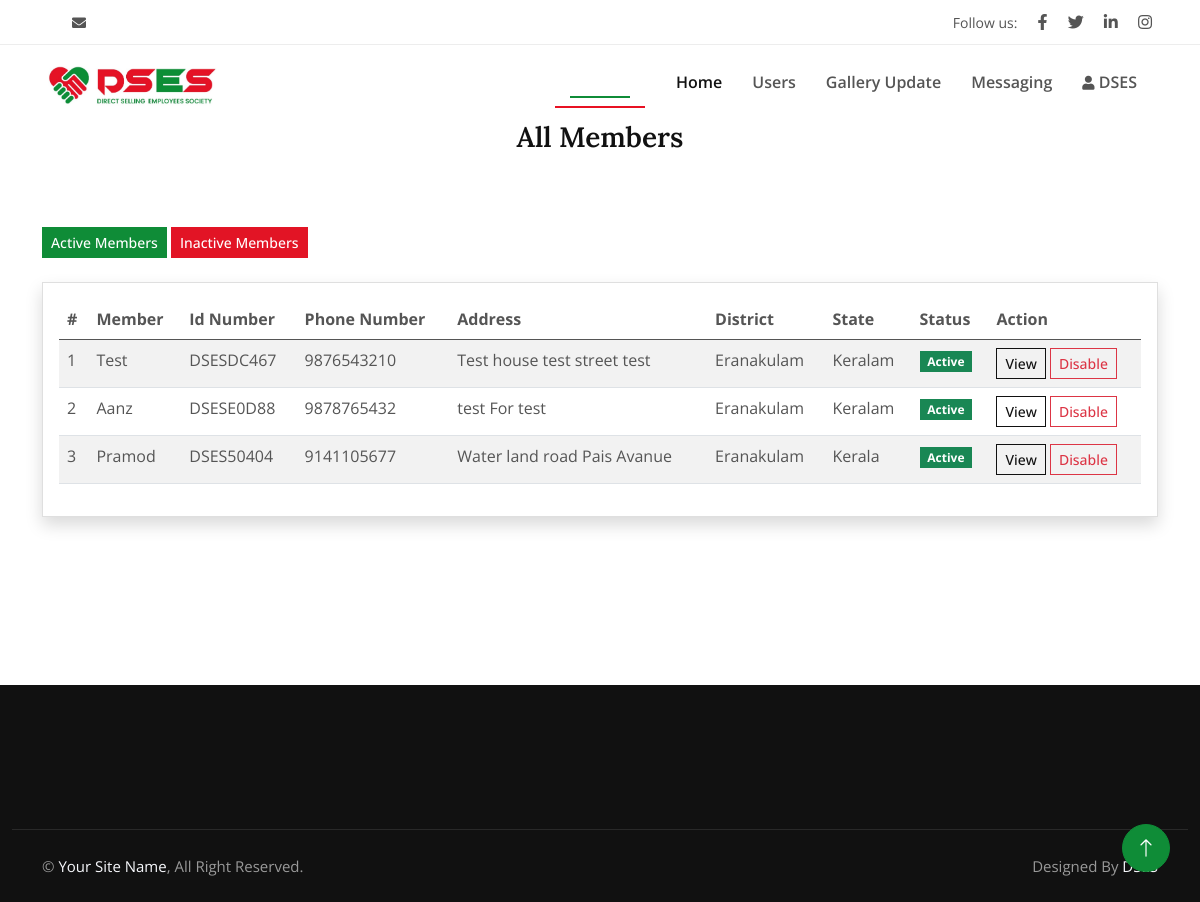
Page /Users (signed in) on the earlier database version.
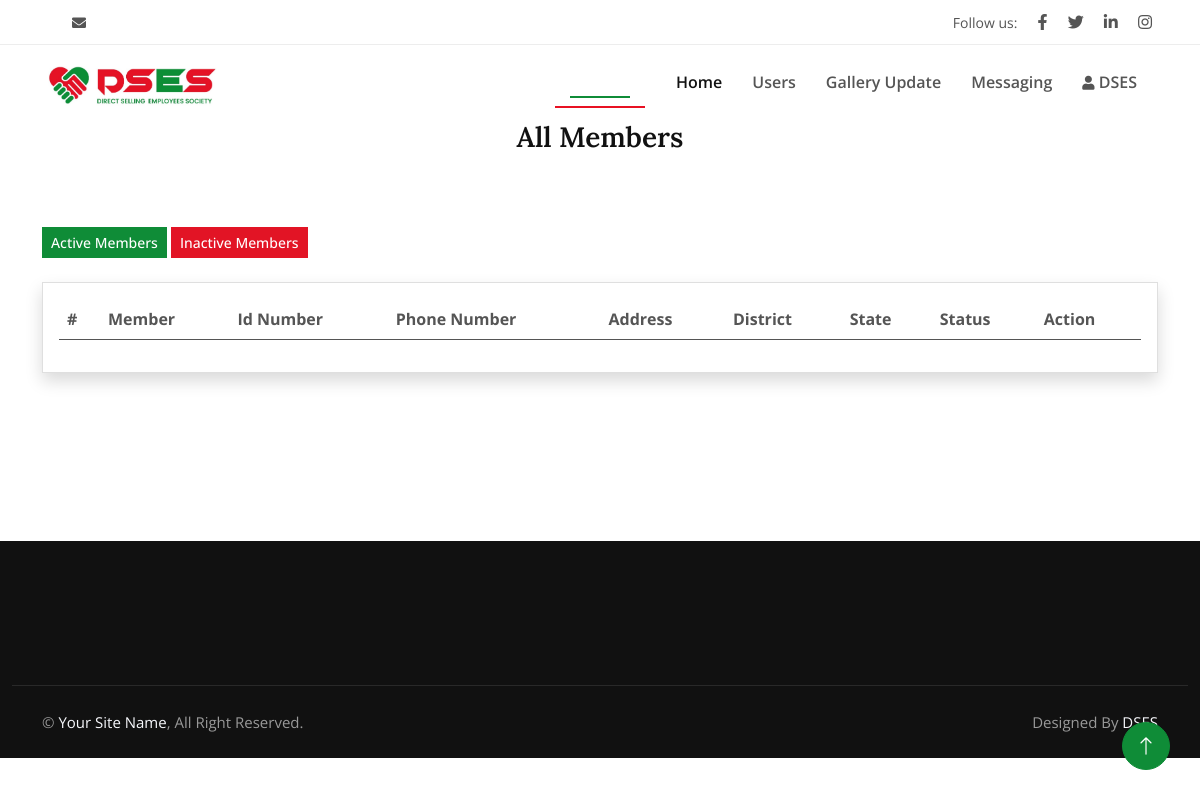
Same page on the later database version.
### Home/models.py (models this page shows, shortened)
class CustomUser(AbstractBaseUser, PermissionsMixin):
    id_number = models.CharField(max_length=10, unique=True)
    email = models.EmailField(unique=True, verbose_name='email address')
    first_name = models.CharField(max_length=30, blank=True, verbose_name='first name')
    last_name = models.CharField(max_length=30, blank=True, verbose_name='last name')
    phone_number = models.CharField(
        max_length=15,
        blank=True,
        null=True,
        verbose_name='phone number'
    )
    date_of_birth = models.DateField(auto_now_add=False)
    address = models.TextField(blank=True, null=True, verbose_name='address')
    village = models.CharField(max_length=20)
    district = models.CharField(max_length=20)
    state = models.CharField(max_length=20)
    is_active = models.BooleanField(default=True, verbose_name='active')
    is_staff = models.BooleanField(default=False, verbose_name='staff status')
    date_joined = models.DateTimeField(auto_now_add=True, verbose_name='date joined')
    guardian = models.CharField(max_length=20, null=True, blank=True)
    id_card_type = models.CharField(max_length=20, choices=(("PAN CARD","PAN CARD"),("VOTER ID","VOTER ID"),("DRIVING LICENCE","DRIVING LICENCE")))
    id_card_number = models.CharField(max_length=20)
    nominee_name = models.CharField(max_length=20, null=True, blank=True)
    nominee_relation = models.CharField(max_length=20,null=True, blank=True)
    objects = CustomUserManager()
    USERNAME_FIELD = 'id_number'
    REQUIRED_FIELDS = ["first_name", "pancard", "ifsc_code", "phone_number"]
    DSES_idcard = models.BooleanField(default=False)
    blood = models.CharField(max_length=10, default="O+")
    profile_pic = models.FileField(upload_to='profile_pic', null=True, blank=True)
    class Meta:
        verbose_name = 'user'
        verbose_name_plural = 'users'

### Home/decotrator.py (the view)
    def wrapper_func(request,*args,**kwargs):
        if request.user.is_superuser == True:
            return view_func(request,*args,**kwargs)
        else:
            return HttpResponse("<h1 style='text-align:center;color:red'>You dont have permission to view this page<h1><a style='text-align:center;color:green' href='/'>Go back</a>")

### Home/decotrator.py (called while the page is built)
def Access_Control(view_func):
    def wrapper_func(request,*args,**kwargs):
        if request.user.is_superuser == True:
            return view_func(request,*args,**kwargs)
        else:
            return HttpResponse("<h1 style='text-align:center;color:red'>You dont have permission to view this page<h1><a style='text-align:center;color:green' href='/'>Go back</a>")
    return wrapper_func

### Home/views.py (called while the page is built)
@Access_Control
@login_required(login_url='SignIn')
def Users(request):
    users = CustomUser.objects.all().exclude(is_superuser = True)
    context = {
        "users":users
    }
    return render(request,"admin_users.html",context)

### templates/admin_users.html (shortened to what this page needs)
{% extends 'admin.html' %}
{% load static %}
{% block content %}
<div class="container-fluid py-6">
    <div class="container">
        <div class="section-header text-center mx-auto mb-5 wow fadeInUp" data-wow-delay="0.1s"
            style="max-width: 500px;">
            <h1 class="h3 mb-3">All Members</h1>
        </div>
        <link rel="stylesheet" href="{%static 'dashboard/css/dataTables.bootstrap4.css' %}">
        <div class="row my-4">
            <div class="col-12">
                <div class="row align-items-center my-4">
                    <div class="col">
                        <a class="btn btn-sm btn-primary" href="{%url 'Active_members_list' %}" >Active Members</a>
                        <a class="btn btn-sm btn-secondary" href="{%url 'Inctive_members_list' %}">Inactive Members</a>
                    </div>
                </div>
                <div class="col-md-12">
                    <div class="card shadow" style="overflow: auto;">
                        <div class="card-body">
                            <table class="table table-striped datatables" id="dataTable-1">
                                <thead>
                                    <tr>
                                        <th>#</th>
                                        <th>Member </th>
                                        <th>Id Number</th>
                                        <th>Phone Number</th>
                                        <th>Address</th>
                                        <th>District</th>
                                        <th>State</th>
                                        <th>Status</th>
                                        <th>Action</th>
                                    </tr>
                                </thead>
                                <tbody>
                                    {% for item in users %}
                                    <tr>
                                        <td>{{forloop.counter}}</td>
                                        <td>{{item.first_name}}</td>
                                        <td>{{item.id_number}}</td>
                                        <td>{{item.phone_number}}</td>
                                        <td>{{item.address}}</td>
                                        <td>{{item.district}}</td>
                                        <td>{{item.state}}</td>
                                        <td>
                                            {%if item.is_active == True %}
                                            <span class="badge bg-success">Active</span>
                                            {% else %}
                                            <span class="badge bg-warning">Inactive</span>
                                            {% endif %}
                                        </td>
                                        <td>
                                            <a href="{%url 'Membersingleview' item.id %}"
                                                class="btn btn-outline-dark btn-sm">View</a>
                                            {%if item.is_active == True %}
                                            <a href="{%url 'Disable_user' item.id %}"
                                                class="btn btn-outline-danger btn-sm">Disable</a>
                                            {% else %}
                                            <a href="{%url 'Disable_user' item.id %}"
                                                class="btn btn-outline-success btn-sm">Actvate</a>
                                            {% endif %}
                                        </td>
                                    </tr>
                                    {% endfor %}
                                </tbody>
                            </table>
                        </div>
                    </div>
                </div>
            </div>
        </div>
    </div>
</div>
{% endblock %}

### templates/admin.html (shortened to what this page needs)
<!DOCTYPE html>
{% load static %}
<html lang="en">
<head>
    <link href="https://cdnjs.cloudflare.com/ajax/libs/font-awesome/5.10.0/css/all.min.css" rel="stylesheet">
    <link href="https://cdn.jsdelivr.net/npm/bootstrap-icons@1.4.1/font/bootstrap-icons.css" rel="stylesheet">
    <link rel="stylesheet" href="https://cdn.jsdelivr.net/npm/bootstrap-icons@1.11.3/font/bootstrap-icons.min.css">
    <link href="{%static 'lib/animate/animate.min.css' %}" rel="stylesheet">
    <link href="{%static 'lib/owlcarousel/assets/owl.carousel.min.css' %}" rel="stylesheet">
    <link href="{%static 'css/bootstrap.min.css' %}" rel="stylesheet">
    <link href="{%static 'css/style.css' %}" rel="stylesheet">
</head>
<body>
    <div class="container-fluid fixed-top px-0 wow fadeIn" data-wow-delay="0.1s">
        <div class="top-bar row gx-0 align-items-center d-none d-lg-flex">
            <div class="col-lg-6 px-5 text-start">
                <small class="ms-4"><i class="fa fa-envelope me-2"></i></small>
            </div>
            <div class="col-lg-6 px-5 text-end">
                <small>Follow us:</small>
                <a class="text-body ms-3" href=""><i class="fab fa-facebook-f"></i></a>
                <a class="text-body ms-3" href=""><i class="fab fa-twitter"></i></a>
                <a class="text-body ms-3" href=""><i class="fab fa-linkedin-in"></i></a>
                <a class="text-body ms-3" href=""><i class="fab fa-instagram"></i></a>
            </div>
        </div>
        <nav class="navbar navbar-expand-lg navbar-light py-lg-0 px-lg-5 wow fadeIn" data-wow-delay="0.1s">
            <a href="{%url 'Index' %}" class="navbar-brand ms-4 ms-lg-0">
                <h1 class="fw-bold text-primary m-0"><img src="{%static 'img\dses.jpg' %}" height="40px" alt=""></h1>
            </a>
            <div class="collapse navbar-collapse" id="navbarCollapse" style="font-weight: 600 !important;">
                <div class="navbar-nav ms-auto p-4 p-lg-0">
                    <a href="{%url 'Index' %}" class="nav-item nav-link active"
                        style="font-weight: 600 !important;">Home</a>
                    <a href="{%url 'Users' %}" class="nav-item nav-link" style="font-weight: 600 !important;">Users</a>
                    <a href="{%url 'Gallery_admin' %}" class="nav-item nav-link" style="font-weight: 600 !important;">
                        Gallery Update</a>
                        <a href="{%url 'Messageing' %}" class="nav-item nav-link" style="font-weight: 600 !important;">Messaging</a>
                    {% if request.user.is_authenticated %}
                    <div class="nav-item dropdown">
                        <a href="#" class="nav-link  " style="font-weight: 600 !important;"
                            data-bs-toggle="dropdown"><small class="fa fa-user text-body  rounded-circle"></small>
                            {{request.user.first_name}}</a>
                    </div>
                    {% endif %}
                </div>
            </div>
    </div>
    {% block content %}{% endblock %}
    <a href="#" class="btn btn-lg btn-primary btn-lg-square rounded-circle back-to-top"><i
            class="bi bi-arrow-up"></i></a>
    <div class="container-fluid bg-dark footer mt-5 pt-5 wow fadeIn" data-wow-delay="0.1s">
        <div class="container py-5">
        </div>
        <div class="container-fluid copyright">
            <div class="container">
                <div class="row">
                    <div class="col-md-6 text-center text-md-start mb-3 mb-md-0">
                        &copy; <a href="#">Your Site Name</a>, All Right Reserved.
                    </div>
                    <div class="col-md-6 text-center text-md-end">
                        Designed By <a href="">DSES</a>
                    </div>
                </div>
            </div>
        </div>
    </div>
</body>
</html>

### static/css/style.css (style rules this page uses)
:root { --primary: #0f8c37; --secondary: #e81123; --light: #F7F8FC; --dark: #111111; }
.back-to-top { position: fixed; display: none; right: 30px; bottom: 30px; z-index: 99; }
.py-6 { padding-top: 6rem; padding-bottom: 6rem; }
.btn { font-weight: 500; transition: .5s; }
.btn.btn-primary, .btn.btn-secondary, .btn.btn-outline-primary:hover, .btn.btn-outline-secondary:hover { color: #FFFFFF; }
.btn-lg-square { width: 48px; height: 48px; }
.btn-square, .btn-sm-square, .btn-lg-square { padding: 0; display: flex; align-items: center; justify-content: center; font-weight: normal; }
.fixed-top { transition: .5s; }
.top-bar { height: 45px; border-bottom: 1px solid rgba(0, 0, 0, .07); }
.navbar .navbar-nav .nav-link { padding: 25px 15px; color: #555555; font-weight: 500; outline: none; }
.navbar .navbar-nav .nav-link:hover, .navbar .navbar-nav .nav-link.active { color: var(--dark); }
.section-header { position: relative; padding-top: 25px; }
.section-header::before { position: absolute; content: ""; width: 60px; height: 2px; top: 0; left: 50%; transform: translateX(-50%); background: var(--primary); }
.section-header::after { position: absolute; content: ""; width: 90px; height: 2px; top: 10px; left: 50%; transform: translateX(-50%); background: var(--secondary); }
.footer { color: #999999; }
.footer .copyright { padding: 25px 0; font-size: 15px; border-top: 1px solid rgba(256, 256, 256, .1); }
.footer .copyright a { color: var(--light); }

Differences in the rows shown:
removed CustomUser: first_name "Test", id_number "DSESDC467", phone_number "9876543210", address "Test house test street test", district "Eranakulam", state "Keralam", is_active "Active"
removed CustomUser: first_name "Aanz", id_number "DSESE0D88", phone_number "9878765432", address "test For test", district "Eranakulam", state "Keralam", is_active "Active"
removed CustomUser: first_name "Pramod", id_number "DSES50404", phone_number "9141105677", address "Water land road Pais Avanue", district "Eranakulam", state "Kerala", is_active "Active"
